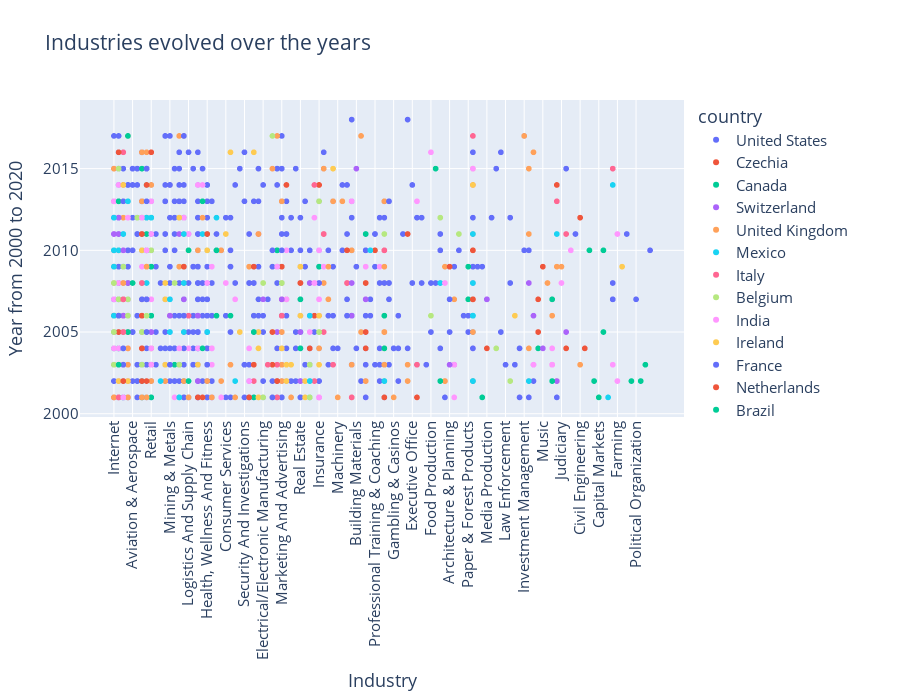

Notebook source saved alongside this figure:
### Code cell
international_companies_sample = pd.read_csv('companies_mod.csv', index_col=0, nrows=10000)

df = international_companies_sample
filtered_data = df[(df['year_founded'] > 2000) & (df['year_founded'] < 2020)]

fig = px.scatter(filtered_data, x='industry', y='year_founded', color='country', 
                 title='Industries evolved over the years', 
                 labels={'industry': 'Industry', 'year_founded': 'Year from 2000 to 2020'},
                 hover_data={'country': True})

fig.update_layout(
    font=dict(size=15),
    xaxis_tickangle=-90,
    height=700
)
fig.show()
